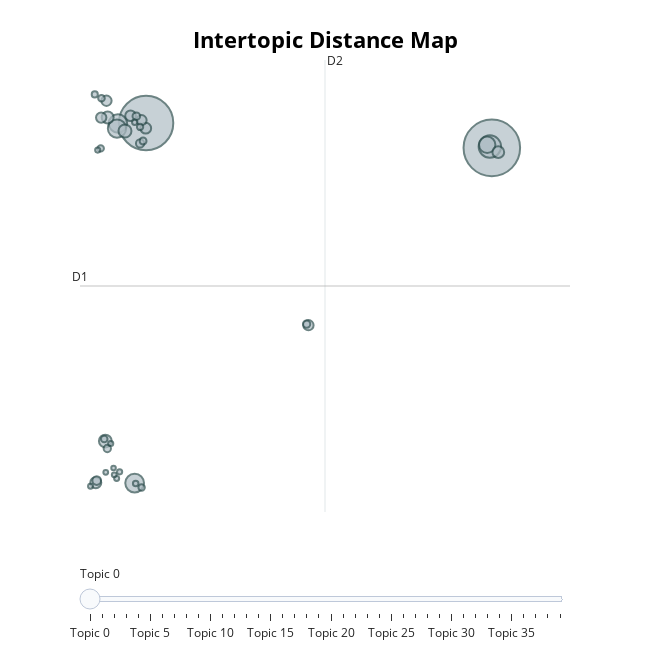

Write notebook code for a chart like this one.
### Code cell
topic_model.visualize_topics()

### Figure 1 — Plotly figure (JSON) as saved in the notebook; plotly's stock layout.template omitted (floating-point values rounded to 4 significant figures)
{"data": [{"customdata": [[0, "leaderhip | management | subordinates | manage | skills", 1550], [1, "role model | skills | role | ability | loyalty", 1433], [2, "role model | role | responsibilities | weaknesses | staff", 244], [3, "open communication | communication | clear communication | availability | communicative", 170], [4, "competent | role model | role | strengths | leaderhip", 163], [5, "authority | colleague | spokesperson | collaborator | responsibilities", 162], [6, "characterizes | entrusted | conscientiously | characteristics | delegate", 130], [7, "exemplary | exemplary behavior | disciplined | competent | visionary", 82], [8, "respectful treatment | handling | clear orders | respectful | open communication", 79], [9, "coaching | coached | coach | trained | charism", 69], [10, "management | advisor | organisation | organisations | improve", 67], [11, "motivate | motivation | encouragements | motivated | inspiration", 59], [12, "collaborator | diplomacy | colleague | participates | manage", 57], [13, "profession | manage | organisational | understands | demotivate", 55], [14, "chef | supervise | qualities | specialist knowledge | collaborator", 52], [15, "honest communication | leash | long leash | ethical | strengthens", 51], [16, "leading | role model | lead | guiding | role", 51], [17, "model | motivator | competent | commitment | instruct", 51], [18, "curious | example | test | answered | open", 36], [19, "social competence | competence | professional competence | social | skills", 33], [20, "sparring partner | sparring | loyalty | partner | participate", 28], [21, "guidance | advises | responsibilities | helping | management", 26], [22, "communication | honest communication | clear communication | communicative | responsibilities", 26], [23, "skills | competencies | communication skills | competence | ability", 23], [24, "respect | respectful | ras | bli | soft", 21], [25, "model | predictable | erlichkeit | emphatic | informed", 21], [26, "trust | trusts | commitment | role model | support", 20], [27, "open ear | ear | back cover | listener | cover", 20], [28, "cooperation | cooperate | trust | trustful | togetherness", 19], [29, "model | function | control | development | understanding", 18], [30, "exemplar | exemplarity | guided | vision | recognition", 15], [31, "company | corporate | impartiality | strategic | quality", 14], [32, "support | supporting | demanding | strong | perspective", 13], [33, "clear line | lines | line | clear | clear communication", 13], [34, "humanity | communicate | communication | leaderhip | information", 13], [35, "confidence | liability | freedom | respect | ", 12], [36, "appreciation | appreciable | fhsfg | receive | achievements", 12], [37, "communication | clear communication | confidence | ambition | constructive feedback", 11], [38, "communication | honest communication | open communication | conversations | eye level", 11], [39, "honest communication | open communication | communication | honesty | honest", 10]], "hovertemplate": "<b>Topic %{customdata[0]}</b><br>%{customdata[1]}<br>Size: %{customdata[2]}", "legendgroup": "", "marker": {"color": "#B0BEC5", "line": {"color": "DarkSlateGrey", "width": 2}, "size": [1550, 1433, 244, 170, 163, 162, 130, 82, 79, 69, 67, 59, 57, 55, 52, 51, 51, 51, 36, 33, 28, 26, 26, 23, 21, 21, 20, 20, 19, 18, 15, 14, 13, 13, 13, 12, 12, 11, 11, 10], "sizemode": "area", "sizeref": 0.9688, "symbol": "circle"}, "mode": "markers", "name": "", "orientation": "v", "showlegend": false, "type": "scatter", "x": [20.02, 5.34, 19.93, 4.854, 4.146, 4.106, 19.82, 4.444, 3.61, 3.709, 20.29, 3.205, 5.325, 4.68, 3.435, 12.23, 5.145, 3.659, 3.245, 5.086, 4.926, 12.15, 3.694, 5.212, 3.563, 3.447, 3.414, 5.15, 5.086, 3.162, 4.899, 4.857, 3.288, 3.838, 4.217, 4.091, 2.982, 3.987, 3.628, 3.959], "xaxis": "x", "y": [11.24, 12.83, 11.32, -10.17, 12.8, 12.48, 11.44, 12.32, -7.487, 13.18, 10.97, -10.15, 12.5, 13.3, 13.17, -0.08946, 13.01, 14.25, -10.01, 11.53, 13.26, -0.01665, -7.965, 11.68, -7.359, 14.42, 11.21, -10.45, 12.58, 14.66, -10.2, 12.88, 11.1, -7.643, -9.452, -9.885, -10.38, -9.643, -9.484, -9.205], "yaxis": "y"}], "layout": {"annotations": [{"showarrow": false, "text": "D1", "x": 2.535, "y": 2.417, "yshift": 10}, {"showarrow": false, "text": "D2", "x": 12.93, "xshift": 10, "y": 16.85}], "height": 650, "hoverlabel": {"bgcolor": "white", "font": {"family": "Rockwell", "size": 16}}, "legend": {"itemsizing": "constant", "tracegroupgap": 0}, "margin": {"t": 60}, "shapes": [{"line": {"color": "#CFD8DC", "width": 2}, "type": "line", "x0": 12.93, "x1": 12.93, "y0": -12.02, "y1": 16.85}, {"line": {"color": "#9E9E9E", "width": 2}, "type": "line", "x0": 2.535, "x1": 23.33, "y0": 2.417, "y1": 2.417}], "sliders": [{"active": 0, "pad": {"t": 50}, "steps": [{"args": [{"marker.color": [["red", "#B0BEC5", "#B0BEC5", "#B0BEC5", "#B0BEC5", "#B0BEC5", "#B0BEC5", "#B0BEC5", "#B0BEC5", "#B0BEC5", "#B0BEC5", "#B0BEC5", "#B0BEC5", "#B0BEC5", "#B0BEC5", "#B0BEC5", "#B0BEC5", "#B0BEC5", "#B0BEC5", "#B0BEC5", "#B0BEC5", "#B0BEC5", "#B0BEC5", "#B0BEC5", "#B0BEC5", "#B0BEC5", "#B0BEC5", "#B0BEC5", "#B0BEC5", "#B0BEC5", "#B0BEC5", "#B0BEC5", "#B0BEC5", "#B0BEC5", "#B0BEC5", "#B0BEC5", "#B0BEC5", "#B0BEC5", "#B0BEC5", "#B0BEC5"]]}], "label": "Topic 0", "method": "update"}, {"args": [{"marker.color": [["#B0BEC5", "red", "#B0BEC5", "#B0BEC5", "#B0BEC5", "#B0BEC5", "#B0BEC5", "#B0BEC5", "#B0BEC5", "#B0BEC5", "#B0BEC5", "#B0BEC5", "#B0BEC5", "#B0BEC5", "#B0BEC5", "#B0BEC5", "#B0BEC5", "#B0BEC5", "#B0BEC5", "#B0BEC5", "#B0BEC5", "#B0BEC5", "#B0BEC5", "#B0BEC5", "#B0BEC5", "#B0BEC5", "#B0BEC5", "#B0BEC5", "#B0BEC5", "#B0BEC5", "#B0BEC5", "#B0BEC5", "#B0BEC5", "#B0BEC5", "#B0BEC5", "#B0BEC5", "#B0BEC5", "#B0BEC5", "#B0BEC5", "#B0BEC5"]]}], "label": "Topic 1", "method": "update"}, {"args": [{"marker.color": [["#B0BEC5", "#B0BEC5", "red", "#B0BEC5", "#B0BEC5", "#B0BEC5", "#B0BEC5", "#B0BEC5", "#B0BEC5", "#B0BEC5", "#B0BEC5", "#B0BEC5", "#B0BEC5", "#B0BEC5", "#B0BEC5", "#B0BEC5", "#B0BEC5", "#B0BEC5", "#B0BEC5", "#B0BEC5", "#B0BEC5", "#B0BEC5", "#B0BEC5", "#B0BEC5", "#B0BEC5", "#B0BEC5", "#B0BEC5", "#B0BEC5", "#B0BEC5", "#B0BEC5", "#B0BEC5", "#B0BEC5", "#B0BEC5", "#B0BEC5", "#B0BEC5", "#B0BEC5", "#B0BEC5", "#B0BEC5", "#B0BEC5", "#B0BEC5"]]}], "label": "Topic 2", "method": "update"}, {"args": [{"marker.color": [["#B0BEC5", "#B0BEC5", "#B0BEC5", "red", "#B0BEC5", "#B0BEC5", "#B0BEC5", "#B0BEC5", "#B0BEC5", "#B0BEC5", "#B0BEC5", "#B0BEC5", "#B0BEC5", "#B0BEC5", "#B0BEC5", "#B0BEC5", "#B0BEC5", "#B0BEC5", "#B0BEC5", "#B0BEC5", "#B0BEC5", "#B0BEC5", "#B0BEC5", "#B0BEC5", "#B0BEC5", "#B0BEC5", "#B0BEC5", "#B0BEC5", "#B0BEC5", "#B0BEC5", "#B0BEC5", "#B0BEC5", "#B0BEC5", "#B0BEC5", "#B0BEC5", "#B0BEC5", "#B0BEC5", "#B0BEC5", "#B0BEC5", "#B0BEC5"]]}], "label": "Topic 3", "method": "update"}, {"args": [{"marker.color": [["#B0BEC5", "#B0BEC5", "#B0BEC5", "#B0BEC5", "red", "#B0BEC5", "#B0BEC5", "#B0BEC5", "#B0BEC5", "#B0BEC5", "#B0BEC5", "#B0BEC5", "#B0BEC5", "#B0BEC5", "#B0BEC5", "#B0BEC5", "#B0BEC5", "#B0BEC5", "#B0BEC5", "#B0BEC5", "#B0BEC5", "#B0BEC5", "#B0BEC5", "#B0BEC5", "#B0BEC5", "#B0BEC5", "#B0BEC5", "#B0BEC5", "#B0BEC5", "#B0BEC5", "#B0BEC5", "#B0BEC5", "#B0BEC5", "#B0BEC5", "#B0BEC5", "#B0BEC5", "#B0BEC5", "#B0BEC5", "#B0BEC5", "#B0BEC5"]]}], "label": "Topic 4", "method": "update"}, {"args": [{"marker.color": [["#B0BEC5", "#B0BEC5", "#B0BEC5", "#B0BEC5", "#B0BEC5", "red", "#B0BEC5", "#B0BEC5", "#B0BEC5", "#B0BEC5", "#B0BEC5", "#B0BEC5", "#B0BEC5", "#B0BEC5", "#B0BEC5", "#B0BEC5", "#B0BEC5", "#B0BEC5", "#B0BEC5", "#B0BEC5", "#B0BEC5", "#B0BEC5", "#B0BEC5", "#B0BEC5", "#B0BEC5", "#B0BEC5", "#B0BEC5", "#B0BEC5", "#B0BEC5", "#B0BEC5", "#B0BEC5", "#B0BEC5", "#B0BEC5", "#B0BEC5", "#B0BEC5", "#B0BEC5", "#B0BEC5", "#B0BEC5", "#B0BEC5", "#B0BEC5"]]}], "label": "Topic 5", "method": "update"}, {"args": [{"marker.color": [["#B0BEC5", "#B0BEC5", "#B0BEC5", "#B0BEC5", "#B0BEC5", "#B0BEC5", "red", "#B0BEC5", "#B0BEC5", "#B0BEC5", "#B0BEC5", "#B0BEC5", "#B0BEC5", "#B0BEC5", "#B0BEC5", "#B0BEC5", "#B0BEC5", "#B0BEC5", "#B0BEC5", "#B0BEC5", "#B0BEC5", "#B0BEC5", "#B0BEC5", "#B0BEC5", "#B0BEC5", "#B0BEC5", "#B0BEC5", "#B0BEC5", "#B0BEC5", "#B0BEC5", "#B0BEC5", "#B0BEC5", "#B0BEC5", "#B0BEC5", "#B0BEC5", "#B0BEC5", "#B0BEC5", "#B0BEC5", "#B0BEC5", "#B0BEC5"]]}], "label": "Topic 6", "method": "update"}, {"args": [{"marker.color": [["#B0BEC5", "#B0BEC5", "#B0BEC5", "#B0BEC5", "#B0BEC5", "#B0BEC5", "#B0BEC5", "red", "#B0BEC5", "#B0BEC5", "#B0BEC5", "#B0BEC5", "#B0BEC5", "#B0BEC5", "#B0BEC5", "#B0BEC5", "#B0BEC5", "#B0BEC5", "#B0BEC5", "#B0BEC5", "#B0BEC5", "#B0BEC5", "#B0BEC5", "#B0BEC5", "#B0BEC5", "#B0BEC5", "#B0BEC5", "#B0BEC5", "#B0BEC5", "#B0BEC5", "#B0BEC5", "#B0BEC5", "#B0BEC5", "#B0BEC5", "#B0BEC5", "#B0BEC5", "#B0BEC5", "#B0BEC5", "#B0BEC5", "#B0BEC5"]]}], "label": "Topic 7", "method": "update"}, {"args": [{"marker.color": [["#B0BEC5", "#B0BEC5", "#B0BEC5", "#B0BEC5", "#B0BEC5", "#B0BEC5", "#B0BEC5", "#B0BEC5", "red", "#B0BEC5", "#B0BEC5", "#B0BEC5", "#B0BEC5", "#B0BEC5", "#B0BEC5", "#B0BEC5", "#B0BEC5", "#B0BEC5", "#B0BEC5", "#B0BEC5", "#B0BEC5", "#B0BEC5", "#B0BEC5", "#B0BEC5", "#B0BEC5", "#B0BEC5", "#B0BEC5", "#B0BEC5", "#B0BEC5", "#B0BEC5", "#B0BEC5", "#B0BEC5", "#B0BEC5", "#B0BEC5", "#B0BEC5", "#B0BEC5", "#B0BEC5", "#B0BEC5", "#B0BEC5", "#B0BEC5"]]}], "label": "Topic 8", "method": "update"}, {"args": [{"marker.color": [["#B0BEC5", "#B0BEC5", "#B0BEC5", "#B0BEC5", "#B0BEC5", "#B0BEC5", "#B0BEC5", "#B0BEC5", "#B0BEC5", "red", "#B0BEC5", "#B0BEC5", "#B0BEC5", "#B0BEC5", "#B0BEC5", "#B0BEC5", "#B0BEC5", "#B0BEC5", "#B0BEC5", "#B0BEC5", "#B0BEC5", "#B0BEC5", "#B0BEC5", "#B0BEC5", "#B0BEC5", "#B0BEC5", "#B0BEC5", "#B0BEC5", "#B0BEC5", "#B0BEC5", "#B0BEC5", "#B0BEC5", "#B0BEC5", "#B0BEC5", "#B0BEC5", "#B0BEC5", "#B0BEC5", "#B0BEC5", "#B0BEC5", "#B0BEC5"]]}], "label": "Topic 9", "method": "update"}, {"args": [{"marker.color": [["#B0BEC5", "#B0BEC5", "#B0BEC5", "#B0BEC5", "#B0BEC5", "#B0BEC5", "#B0BEC5", "#B0BEC5", "#B0BEC5", "#B0BEC5", "red", "#B0BEC5", "#B0BEC5", "#B0BEC5", "#B0BEC5", "#B0BEC5", "#B0BEC5", "#B0BEC5", "#B0BEC5", "#B0BEC5", "#B0BEC5", "#B0BEC5", "#B0BEC5", "#B0BEC5", "#B0BEC5", "#B0BEC5", "#B0BEC5", "#B0BEC5", "#B0BEC5", "#B0BEC5", "#B0BEC5", "#B0BEC5", "#B0BEC5", "#B0BEC5", "#B0BEC5", "#B0BEC5", "#B0BEC5", "#B0BEC5", "#B0BEC5", "#B0BEC5"]]}], "label": "Topic 10", "method": "update"}, {"args": [{"marker.color": [["#B0BEC5", "#B0BEC5", "#B0BEC5", "#B0BEC5", "#B0BEC5", "#B0BEC5", "#B0BEC5", "#B0BEC5", "#B0BEC5", "#B0BEC5", "#B0BEC5", "red", "#B0BEC5", "#B0BEC5", "#B0BEC5", "#B0BEC5", "#B0BEC5", "#B0BEC5", "#B0BEC5", "#B0BEC5", "#B0BEC5", "#B0BEC5", "#B0BEC5", "#B0BEC5", "#B0BEC5", "#B0BEC5", "#B0BEC5", "#B0BEC5", "#B0BEC5", "#B0BEC5", "#B0BEC5", "#B0BEC5", "#B0BEC5", "#B0BEC5", "#B0BEC5", "#B0BEC5", "#B0BEC5", "#B0BEC5", "#B0BEC5", "#B0BEC5"]]}], "label": "Topic 11", "method": "update"}, {"args": [{"marker.color": [["#B0BEC5", "#B0BEC5", "#B0BEC5", "#B0BEC5", "#B0BEC5", "#B0BEC5", "#B0BEC5", "#B0BEC5", "#B0BEC5", "#B0BEC5", "#B0BEC5", "#B0BEC5", "red", "#B0BEC5", "#B0BEC5", "#B0BEC5", "#B0BEC5", "#B0BEC5", "#B0BEC5", "#B0BEC5", "#B0BEC5", "#B0BEC5", "#B0BEC5", "#B0BEC5", "#B0BEC5", "#B0BEC5", "#B0BEC5", "#B0BEC5", "#B0BEC5", "#B0BEC5", "#B0BEC5", "#B0BEC5", "#B0BEC5", "#B0BEC5", "#B0BEC5", "#B0BEC5", "#B0BEC5", "#B0BEC5", "#B0BEC5", "#B0BEC5"]]}], "label": "Topic 12", "method": "update"}, {"args": [{"marker.color": [["#B0BEC5", "#B0BEC5", "#B0BEC5", "#B0BEC5", "#B0BEC5", "#B0BEC5", "#B0BEC5", "#B0BEC5", "#B0BEC5", "#B0BEC5", "#B0BEC5", "#B0BEC5", "#B0BEC5", "red", "#B0BEC5", "#B0BEC5", "#B0BEC5", "#B0BEC5", "#B0BEC5", "#B0BEC5", "#B0BEC5", "#B0BEC5", "#B0BEC5", "#B0BEC5", "#B0BEC5", "#B0BEC5", "#B0BEC5", "#B0BEC5", "#B0BEC5", "#B0BEC5", "#B0BEC5", "#B0BEC5", "#B0BEC5", "#B0BEC5", "#B0BEC5", "#B0BEC5", "#B0BEC5", "#B0BEC5", "#B0BEC5", "#B0BEC5"]]}], "label": "Topic 13", "method": "update"}, {"args": [{"marker.color": [["#B0BEC5", "#B0BEC5", "#B0BEC5", "#B0BEC5", "#B0BEC5", "#B0BEC5", "#B0BEC5", "#B0BEC5", "#B0BEC5", "#B0BEC5", "#B0BEC5", "#B0BEC5", "#B0BEC5", "#B0BEC5", "red", "#B0BEC5", "#B0BEC5", "#B0BEC5", "#B0BEC5", "#B0BEC5", "#B0BEC5", "#B0BEC5", "#B0BEC5", "#B0BEC5", "#B0BEC5", "#B0BEC5", "#B0BEC5", "#B0BEC5", "#B0BEC5", "#B0BEC5", "#B0BEC5", "#B0BEC5", "#B0BEC5", "#B0BEC5", "#B0BEC5", "#B0BEC5", "#B0BEC5", "#B0BEC5", "#B0BEC5", "#B0BEC5"]]}], "label": "Topic 14", "method": "update"}, {"args": [{"marker.color": [["#B0BEC5", "#B0BEC5", "#B0BEC5", "#B0BEC5", "#B0BEC5", "#B0BEC5", "#B0BEC5", "#B0BEC5", "#B0BEC5", "#B0BEC5", "#B0BEC5", "#B0BEC5", "#B0BEC5", "#B0BEC5", "#B0BEC5", "red", "#B0BEC5", "#B0BEC5", "#B0BEC5", "#B0BEC5", "#B0BEC5", "#B0BEC5", "#B0BEC5", "#B0BEC5", "#B0BEC5", "#B0BEC5", "#B0BEC5", "#B0BEC5", "#B0BEC5", "#B0BEC5", "#B0BEC5", "#B0BEC5", "#B0BEC5", "#B0BEC5", "#B0BEC5", "#B0BEC5", "#B0BEC5", "#B0BEC5", "#B0BEC5", "#B0BEC5"]]}], "label": "Topic 15", "method": "update"}, {"args": [{"marker.color": [["#B0BEC5", "#B0BEC5", "#B0BEC5", "#B0BEC5", "#B0BEC5", "#B0BEC5", "#B0BEC5", "#B0BEC5", "#B0BEC5", "#B0BEC5", "#B0BEC5", "#B0BEC5", "#B0BEC5", "#B0BEC5", "#B0BEC5", "#B0BEC5", "red", "#B0BEC5", "#B0BEC5", "#B0BEC5", "#B0BEC5", "#B0BEC5", "#B0BEC5", "#B0BEC5", "#B0BEC5", "#B0BEC5", "#B0BEC5", "#B0BEC5", "#B0BEC5", "#B0BEC5", "#B0BEC5", "#B0BEC5", "#B0BEC5", "#B0BEC5", "#B0BEC5", "#B0BEC5", "#B0BEC5", "#B0BEC5", "#B0BEC5", "#B0BEC5"]]}], "label": "Topic 16", "method": "update"}, {"args": [{"marker.color": [["#B0BEC5", "#B0BEC5", "#B0BEC5", "#B0BEC5", "#B0BEC5", "#B0BEC5", "#B0BEC5", "#B0BEC5", "#B0BEC5", "#B0BEC5", "#B0BEC5", "#B0BEC5", "#B0BEC5", "#B0BEC5", "#B0BEC5", "#B0BEC5", "#B0BEC5", "red", "#B0BEC5", "#B0BEC5", "#B0BEC5", "#B0BEC5", "#B0BEC5", "#B0BEC5", "#B0BEC5", "#B0BEC5", "#B0BEC5", "#B0BEC5", "#B0BEC5", "#B0BEC5", "#B0BEC5", "#B0BEC5", "#B0BEC5", "#B0BEC5", "#B0BEC5", "#B0BEC5", "#B0BEC5", "#B0BEC5", "#B0BEC5", "#B0BEC5"]]}], "label": "Topic 17", "method": "update"}, {"args": [{"marker.color": [["#B0BEC5", "#B0BEC5", "#B0BEC5", "#B0BEC5", "#B0BEC5", "#B0BEC5", "#B0BEC5", "#B0BEC5", "#B0BEC5", "#B0BEC5", "#B0BEC5", "#B0BEC5", "#B0BEC5", "#B0BEC5", "#B0BEC5", "#B0BEC5", "#B0BEC5", "#B0BEC5", "red", "#B0BEC5", "#B0BEC5", "#B0BEC5", "#B0BEC5", "#B0BEC5", "#B0BEC5", "#B0BEC5", "#B0BEC5", "#B0BEC5", "#B0BEC5", "#B0BEC5", "#B0BEC5", "#B0BEC5", "#B0BEC5", "#B0BEC5", "#B0BEC5", "#B0BEC5", "#B0BEC5", "#B0BEC5", "#B0BEC5", "#B0BEC5"]]}], "label": "Topic 18", "method": "update"}, {"args": [{"marker.color": [["#B0BEC5", "#B0BEC5", "#B0BEC5", "#B0BEC5", "#B0BEC5", "#B0BEC5", "#B0BEC5", "#B0BEC5", "#B0BEC5", "#B0BEC5", "#B0BEC5", "#B0BEC5", "#B0BEC5", "#B0BEC5", "#B0BEC5", "#B0BEC5", "#B0BEC5", "#B0BEC5", "#B0BEC5", "red", "#B0BEC5", "#B0BEC5", "#B0BEC5", "#B0BEC5", "#B0BEC5", "#B0BEC5", "#B0BEC5", "#B0BEC5", "#B0BEC5", "#B0BEC5", "#B0BEC5", "#B0BEC5", "#B0BEC5", "#B0BEC5", "#B0BEC5", "#B0BEC5", "#B0BEC5", "#B0BEC5", "#B0BEC5", "#B0BEC5"]]}], "label": "Topic 19", "method": "update"}, {"args": [{"marker.color": [["#B0BEC5", "#B0BEC5", "#B0BEC5", "#B0BEC5", "#B0BEC5", "#B0BEC5", "#B0BEC5", "#B0BEC5", "#B0BEC5", "#B0BEC5", "#B0BEC5", "#B0BEC5", "#B0BEC5", "#B0BEC5", "#B0BEC5", "#B0BEC5", "#B0BEC5", "#B0BEC5", "#B0BEC5", "#B0BEC5", "red", "#B0BEC5", "#B0BEC5", "#B0BEC5", "#B0BEC5", "#B0BEC5", "#B0BEC5", "#B0BEC5", "#B0BEC5", "#B0BEC5", "#B0BEC5", "#B0BEC5", "#B0BEC5", "#B0BEC5", "#B0BEC5", "#B0BEC5", "#B0BEC5", "#B0BEC5", "#B0BEC5", "#B0BEC5"]]}], "label": "Topic 20", "method": "update"}, {"args": [{"marker.color": [["#B0BEC5", "#B0BEC5", "#B0BEC5", "#B0BEC5", "#B0BEC5", "#B0BEC5", "#B0BEC5", "#B0BEC5", "#B0BEC5", "#B0BEC5", "#B0BEC5", "#B0BEC5", "#B0BEC5", "#B0BEC5", "#B0BEC5", "#B0BEC5", "#B0BEC5", "#B0BEC5", "#B0BEC5", "#B0BEC5", "#B0BEC5", "red", "#B0BEC5", "#B0BEC5", "#B0BEC5", "#B0BEC5", "#B0BEC5", "#B0BEC5", "#B0BEC5", "#B0BEC5", "#B0BEC5", "#B0BEC5", "#B0BEC5", "#B0BEC5", "#B0BEC5", "#B0BEC5", "#B0BEC5", "#B0BEC5", "#B0BEC5", "#B0BEC5"]]}], "label": "Topic 21", "method": "update"}, {"args": [{"marker.color": [["#B0BEC5", "#B0BEC5", "#B0BEC5", "#B0BEC5", "#B0BEC5", "#B0BEC5", "#B0BEC5", "#B0BEC5", "#B0BEC5", "#B0BEC5", "#B0BEC5", "#B0BEC5", "#B0BEC5", "#B0BEC5", "#B0BEC5", "#B0BEC5", "#B0BEC5", "#B0BEC5", "#B0BEC5", "#B0BEC5", "#B0BEC5", "#B0BEC5", "red", "#B0BEC5", "#B0BEC5", "#B0BEC5", "#B0BEC5", "#B0BEC5", "#B0BEC5", "#B0BEC5", "#B0BEC5", "#B0BEC5", "#B0BEC5", "#B0BEC5", "#B0BEC5", "#B0BEC5", "#B0BEC5", "#B0BEC5", "#B0BEC5", "#B0BEC5"]]}], "label": "Topic 22", "method": "update"}, {"args": [{"marker.color": [["#B0BEC5", "#B0BEC5", "#B0BEC5", "#B0BEC5", "#B0BEC5", "#B0BEC5", "#B0BEC5", "#B0BEC5", "#B0BEC5", "#B0BEC5", "#B0BEC5", "#B0BEC5", "#B0BEC5", "#B0BEC5", "#B0BEC5", "#B0BEC5", "#B0BEC5", "#B0BEC5", "#B0BEC5", "#B0BEC5", "#B0BEC5", "#B0BEC5", "#B0BEC5", "red", "#B0BEC5", "#B0BEC5", "#B0BEC5", "#B0BEC5", "#B0BEC5", "#B0BEC5", "#B0BEC5", "#B0BEC5", "#B0BEC5", "#B0BEC5", "#B0BEC5", "#B0BEC5", "#B0BEC5", "#B0BEC5", "#B0BEC5", "#B0BEC5"]]}], "label": "Topic 23", "method": "update"}, {"args": [{"marker.color": [["#B0BEC5", "#B0BEC5", "#B0BEC5", "#B0BEC5", "#B0BEC5", "#B0BEC5", "#B0BEC5", "#B0BEC5", "#B0BEC5", "#B0BEC5", "#B0BEC5", "#B0BEC5", "#B0BEC5", "#B0BEC5", "#B0BEC5", "#B0BEC5", "#B0BEC5", "#B0BEC5", "#B0BEC5", "#B0BEC5", "#B0BEC5", "#B0BEC5", "#B0BEC5", "#B0BEC5", "red", "#B0BEC5", "#B0BEC5", "#B0BEC5", "#B0BEC5", "#B0BEC5", "#B0BEC5", "#B0BEC5", "#B0BEC5", "#B0BEC5", "#B0BEC5", "#B0BEC5", "#B0BEC5", "#B0BEC5", "#B0BEC5", "#B0BEC5"]]}], "label": "Topic 24", "method": "update"}, {"args": [{"marker.color": [["#B0BEC5", "#B0BEC5", "#B0BEC5", "#B0BEC5", "#B0BEC5", "#B0BEC5", "#B0BEC5", "#B0BEC5", "#B0BEC5", "#B0BEC5", "#B0BEC5", "#B0BEC5", "#B0BEC5", "#B0BEC5", "#B0BEC5", "#B0BEC5", "#B0BEC5", "#B0BEC5", "#B0BEC5", "#B0BEC5", "#B0BEC5", "#B0BEC5", "#B0BEC5", "#B0BEC5", "#B0BEC5", "red", "#B0BEC5", "#B0BEC5", "#B0BEC5", "#B0BEC5", "#B0BEC5", "#B0BEC5", "#B0BEC5", "#B0BEC5", "#B0BEC5", "#B0BEC5", "#B0BEC5", "#B0BEC5", "#B0BEC5", "#B0BEC5"]]}], "label": "Topic 25", "method": "update"}, {"args": [{"marker.color": [["#B0BEC5", "#B0BEC5", "#B0BEC5", "#B0BEC5", "#B0BEC5", "#B0BEC5", "#B0BEC5", "#B0BEC5", "#B0BEC5", "#B0BEC5", "#B0BEC5", "#B0BEC5", "#B0BEC5", "#B0BEC5", "#B0BEC5", "#B0BEC5", "#B0BEC5", "#B0BEC5", "#B0BEC5", "#B0BEC5", "#B0BEC5", "#B0BEC5", "#B0BEC5", "#B0BEC5", "#B0BEC5", "#B0BEC5", "red", "#B0BEC5", "#B0BEC5", "#B0BEC5", "#B0BEC5", "#B0BEC5", "#B0BEC5", "#B0BEC5", "#B0BEC5", "#B0BEC5", "#B0BEC5", "#B0BEC5", "#B0BEC5", "#B0BEC5"]]}], "label": "Topic 26", "method": "update"}, {"args": [{"marker.color": [["#B0BEC5", "#B0BEC5", "#B0BEC5", "#B0BEC5", "#B0BEC5", "#B0BEC5", "#B0BEC5", "#B0BEC5", "#B0BEC5", "#B0BEC5", "#B0BEC5", "#B0BEC5", "#B0BEC5", "#B0BEC5", "#B0BEC5", "#B0BEC5", "#B0BEC5", "#B0BEC5", "#B0BEC5", "#B0BEC5", "#B0BEC5", "#B0BEC5", "#B0BEC5", "#B0BEC5", "#B0BEC5", "#B0BEC5", "#B0BEC5", "red", "#B0BEC5", "#B0BEC5", "#B0BEC5", "#B0BEC5", "#B0BEC5", "#B0BEC5", "#B0BEC5", "#B0BEC5", "#B0BEC5", "#B0BEC5", "#B0BEC5", "#B0BEC5"]]}], "label": "Topic 27", "method": "update"}, {"args": [{"marker.color": [["#B0BEC5", "#B0BEC5", "#B0BEC5", "#B0BEC5", "#B0BEC5", "#B0BEC5", "#B0BEC5", "#B0BEC5", "#B0BEC5", "#B0BEC5", "#B0BEC5", "#B0BEC5", "#B0BEC5", "#B0BEC5", "#B0BEC5", "#B0BEC5", "#B0BEC5", "#B0BEC5", "#B0BEC5", "#B0BEC5", "#B0BEC5", "#B0BEC5", "#B0BEC5", "#B0BEC5", "#B0BEC5", "#B0BEC5", "#B0BEC5", "#B0BEC5", "red", "#B0BEC5", "#B0BEC5", "#B0BEC5", "#B0BEC5", "#B0BEC5", "#B0BEC5", "#B0BEC5", "#B0BEC5", "#B0BEC5", "#B0BEC5", "#B0BEC5"]]}], "label": "Topic 28", "method": "update"}, {"args": [{"marker.color": [["#B0BEC5", "#B0BEC5", "#B0BEC5", "#B0BEC5", "#B0BEC5", "#B0BEC5", "#B0BEC5", "#B0BEC5", "#B0BEC5", "#B0BEC5", "#B0BEC5", "#B0BEC5", "#B0BEC5", "#B0BEC5", "#B0BEC5", "#B0BEC5", "#B0BEC5", "#B0BEC5", "#B0BEC5", "#B0BEC5", "#B0BEC5", "#B0BEC5", "#B0BEC5", "#B0BEC5", "#B0BEC5", "#B0BEC5", "#B0BEC5", "#B0BEC5", "#B0BEC5", "red", "#B0BEC5", "#B0BEC5", "#B0BEC5", "#B0BEC5", "#B0BEC5", "#B0BEC5", "#B0BEC5", "#B0BEC5", "#B0BEC5", "#B0BEC5"]]}], "label": "Topic 29", "method": "update"}, {"args": [{"marker.color": [["#B0BEC5", "#B0BEC5", "#B0BEC5", "#B0BEC5", "#B0BEC5", "#B0BEC5", "#B0BEC5", "#B0BEC5", "#B0BEC5", "#B0BEC5", "#B0BEC5", "#B0BEC5", "#B0BEC5", "#B0BEC5", "#B0BEC5", "#B0BEC5", "#B0BEC5", "#B0BEC5", "#B0BEC5", "#B0BEC5", "#B0BEC5", "#B0BEC5", "#B0BEC5", "#B0BEC5", "#B0BEC5", "#B0BEC5", "#B0BEC5", "#B0BEC5", "#B0BEC5", "#B0BEC5", "red", "#B0BEC5", "#B0BEC5", "#B0BEC5", "#B0BEC5", "#B0BEC5", "#B0BEC5", "#B0BEC5", "#B0BEC5", "#B0BEC5"]]}], "label": "Topic 30", "method": "update"}, {"args": [{"marker.color": [["#B0BEC5", "#B0BEC5", "#B0BEC5", "#B0BEC5", "#B0BEC5", "#B0BEC5", "#B0BEC5", "#B0BEC5", "#B0BEC5", "#B0BEC5", "#B0BEC5", "#B0BEC5", "#B0BEC5", "#B0BEC5", "#B0BEC5", "#B0BEC5", "#B0BEC5", "#B0BEC5", "#B0BEC5", "#B0BEC5", "#B0BEC5", "#B0BEC5", "#B0BEC5", "#B0BEC5", "#B0BEC5", "#B0BEC5", "#B0BEC5", "#B0BEC5", "#B0BEC5", "#B0BEC5", "#B0BEC5", "red", "#B0BEC5", "#B0BEC5", "#B0BEC5", "#B0BEC5", "#B0BEC5", "#B0BEC5", "#B0BEC5", "#B0BEC5"]]}], "label": "Topic 31", "method": "update"}, {"args": [{"marker.color": [["#B0BEC5", "#B0BEC5", "#B0BEC5", "#B0BEC5", "#B0BEC5", "#B0BEC5", "#B0BEC5", "#B0BEC5", "#B0BEC5", "#B0BEC5", "#B0BEC5", "#B0BEC5", "#B0BEC5", "#B0BEC5", "#B0BEC5", "#B0BEC5", "#B0BEC5", "#B0BEC5", "#B0BEC5", "#B0BEC5", "#B0BEC5", "#B0BEC5", "#B0BEC5", "#B0BEC5", "#B0BEC5", "#B0BEC5", "#B0BEC5", "#B0BEC5", "#B0BEC5", "#B0BEC5", "#B0BEC5", "#B0BEC5", "red", "#B0BEC5", "#B0BEC5", "#B0BEC5", "#B0BEC5", "#B0BEC5", "#B0BEC5", "#B0BEC5"]]}], "label": "Topic 32", "method": "update"}, {"args": [{"marker.color": [["#B0BEC5", "#B0BEC5", "#B0BEC5", "#B0BEC5", "#B0BEC5", "#B0BEC5", "#B0BEC5", "#B0BEC5", "#B0BEC5", "#B0BEC5", "#B0BEC5", "#B0BEC5", "#B0BEC5", "#B0BEC5", "#B0BEC5", "#B0BEC5", "#B0BEC5", "#B0BEC5", "#B0BEC5", "#B0BEC5", "#B0BEC5", "#B0BEC5", "#B0BEC5", "#B0BEC5", "#B0BEC5", "#B0BEC5", "#B0BEC5", "#B0BEC5", "#B0BEC5", "#B0BEC5", "#B0BEC5", "#B0BEC5", "#B0BEC5", "red", "#B0BEC5", "#B0BEC5", "#B0BEC5", "#B0BEC5", "#B0BEC5", "#B0BEC5"]]}], "label": "Topic 33", "method": "update"}, {"args": [{"marker.color": [["#B0BEC5", "#B0BEC5", "#B0BEC5", "#B0BEC5", "#B0BEC5", "#B0BEC5", "#B0BEC5", "#B0BEC5", "#B0BEC5", "#B0BEC5", "#B0BEC5", "#B0BEC5", "#B0BEC5", "#B0BEC5", "#B0BEC5", "#B0BEC5", "#B0BEC5", "#B0BEC5", "#B0BEC5", "#B0BEC5", "#B0BEC5", "#B0BEC5", "#B0BEC5", "#B0BEC5", "#B0BEC5", "#B0BEC5", "#B0BEC5", "#B0BEC5", "#B0BEC5", "#B0BEC5", "#B0BEC5", "#B0BEC5", "#B0BEC5", "#B0BEC5", "red", "#B0BEC5", "#B0BEC5", "#B0BEC5", "#B0BEC5", "#B0BEC5"]]}], "label": "Topic 34", "method": "update"}, {"args": [{"marker.color": [["#B0BEC5", "#B0BEC5", "#B0BEC5", "#B0BEC5", "#B0BEC5", "#B0BEC5", "#B0BEC5", "#B0BEC5", "#B0BEC5", "#B0BEC5", "#B0BEC5", "#B0BEC5", "#B0BEC5", "#B0BEC5", "#B0BEC5", "#B0BEC5", "#B0BEC5", "#B0BEC5", "#B0BEC5", "#B0BEC5", "#B0BEC5", "#B0BEC5", "#B0BEC5", "#B0BEC5", "#B0BEC5", "#B0BEC5", "#B0BEC5", "#B0BEC5", "#B0BEC5", "#B0BEC5", "#B0BEC5", "#B0BEC5", "#B0BEC5", "#B0BEC5", "#B0BEC5", "red", "#B0BEC5", "#B0BEC5", "#B0BEC5", "#B0BEC5"]]}], "label": "Topic 35", "method": "update"}, {"args": [{"marker.color": [["#B0BEC5", "#B0BEC5", "#B0BEC5", "#B0BEC5", "#B0BEC5", "#B0BEC5", "#B0BEC5", "#B0BEC5", "#B0BEC5", "#B0BEC5", "#B0BEC5", "#B0BEC5", "#B0BEC5", "#B0BEC5", "#B0BEC5", "#B0BEC5", "#B0BEC5", "#B0BEC5", "#B0BEC5", "#B0BEC5", "#B0BEC5", "#B0BEC5", "#B0BEC5", "#B0BEC5", "#B0BEC5", "#B0BEC5", "#B0BEC5", "#B0BEC5", "#B0BEC5", "#B0BEC5", "#B0BEC5", "#B0BEC5", "#B0BEC5", "#B0BEC5", "#B0BEC5", "#B0BEC5", "red", "#B0BEC5", "#B0BEC5", "#B0BEC5"]]}], "label": "Topic 36", "method": "update"}, {"args": [{"marker.color": [["#B0BEC5", "#B0BEC5", "#B0BEC5", "#B0BEC5", "#B0BEC5", "#B0BEC5", "#B0BEC5", "#B0BEC5", "#B0BEC5", "#B0BEC5", "#B0BEC5", "#B0BEC5", "#B0BEC5", "#B0BEC5", "#B0BEC5", "#B0BEC5", "#B0BEC5", "#B0BEC5", "#B0BEC5", "#B0BEC5", "#B0BEC5", "#B0BEC5", "#B0BEC5", "#B0BEC5", "#B0BEC5", "#B0BEC5", "#B0BEC5", "#B0BEC5", "#B0BEC5", "#B0BEC5", "#B0BEC5", "#B0BEC5", "#B0BEC5", "#B0BEC5", "#B0BEC5", "#B0BEC5", "#B0BEC5", "red", "#B0BEC5", "#B0BEC5"]]}], "label": "Topic 37", "method": "update"}, {"args": [{"marker.color": [["#B0BEC5", "#B0BEC5", "#B0BEC5", "#B0BEC5", "#B0BEC5", "#B0BEC5", "#B0BEC5", "#B0BEC5", "#B0BEC5", "#B0BEC5", "#B0BEC5", "#B0BEC5", "#B0BEC5", "#B0BEC5", "#B0BEC5", "#B0BEC5", "#B0BEC5", "#B0BEC5", "#B0BEC5", "#B0BEC5", "#B0BEC5", "#B0BEC5", "#B0BEC5", "#B0BEC5", "#B0BEC5", "#B0BEC5", "#B0BEC5", "#B0BEC5", "#B0BEC5", "#B0BEC5", "#B0BEC5", "#B0BEC5", "#B0BEC5", "#B0BEC5", "#B0BEC5", "#B0BEC5", "#B0BEC5", "#B0BEC5", "red", "#B0BEC5"]]}], "label": "Topic 38", "method": "update"}, {"args": [{"marker.color": [["#B0BEC5", "#B0BEC5", "#B0BEC5", "#B0BEC5", "#B0BEC5", "#B0BEC5", "#B0BEC5", "#B0BEC5", "#B0BEC5", "#B0BEC5", "#B0BEC5", "#B0BEC5", "#B0BEC5", "#B0BEC5", "#B0BEC5", "#B0BEC5", "#B0BEC5", "#B0BEC5", "#B0BEC5", "#B0BEC5", "#B0BEC5", "#B0BEC5", "#B0BEC5", "#B0BEC5", "#B0BEC5", "#B0BEC5", "#B0BEC5", "#B0BEC5", "#B0BEC5", "#B0BEC5", "#B0BEC5", "#B0BEC5", "#B0BEC5", "#B0BEC5", "#B0BEC5", "#B0BEC5", "#B0BEC5", "#B0BEC5", "#B0BEC5", "red"]]}], "label": "Topic 39", "method": "update"}]}], "title": {"font": {"color": "Black", "size": 22}, "text": "<b>Intertopic Distance Map</b>", "x": 0.5, "xanchor": "center", "y": 0.95, "yanchor": "top"}, "width": 650, "xaxis": {"anchor": "y", "domain": [0, 1], "range": [2.535, 23.33], "title": {"text": ""}, "visible": false}, "yaxis": {"anchor": "x", "domain": [0, 1], "range": [-12.02, 16.85], "title": {"text": ""}, "visible": false}}}
